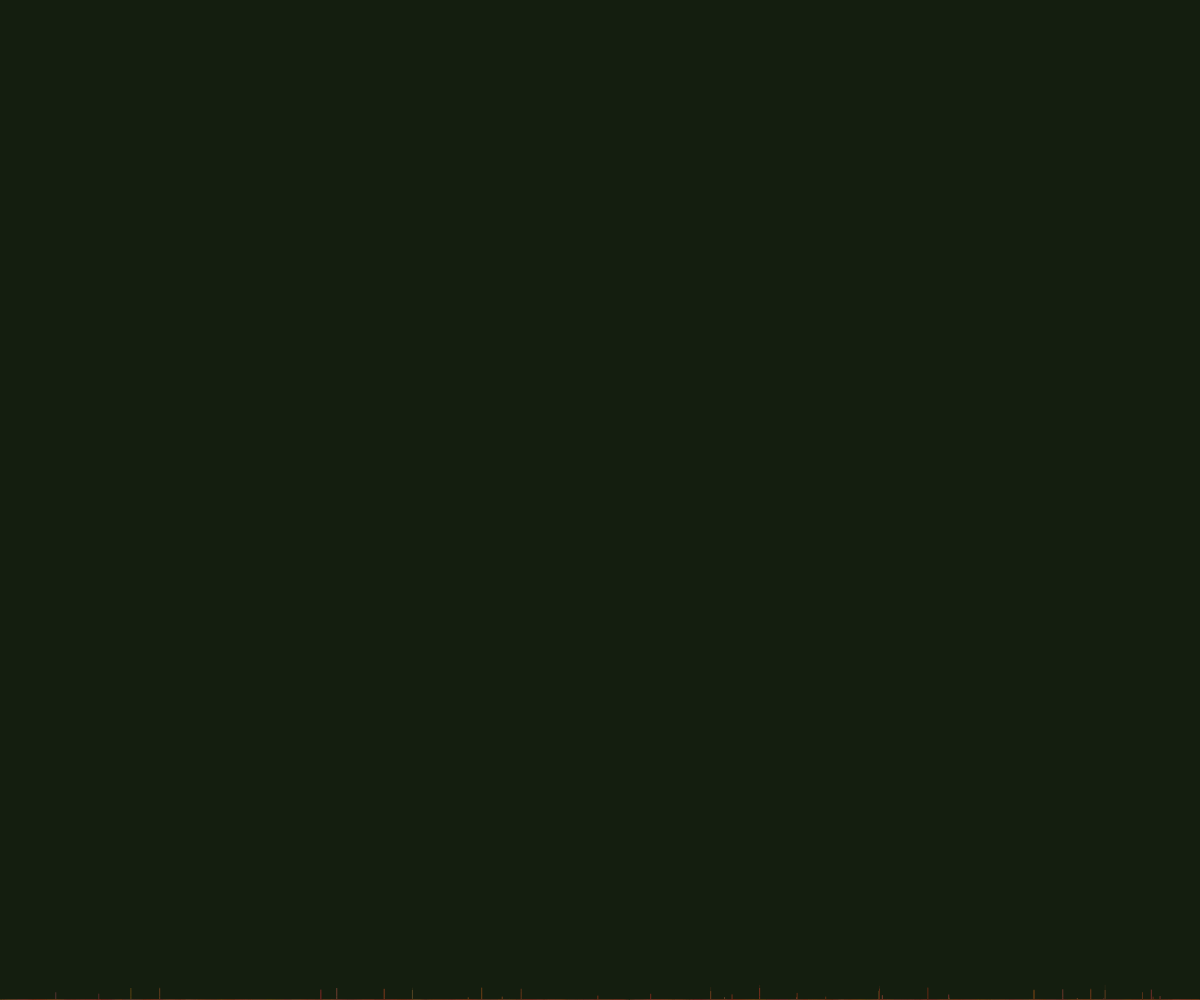
Frame 1 (no input)
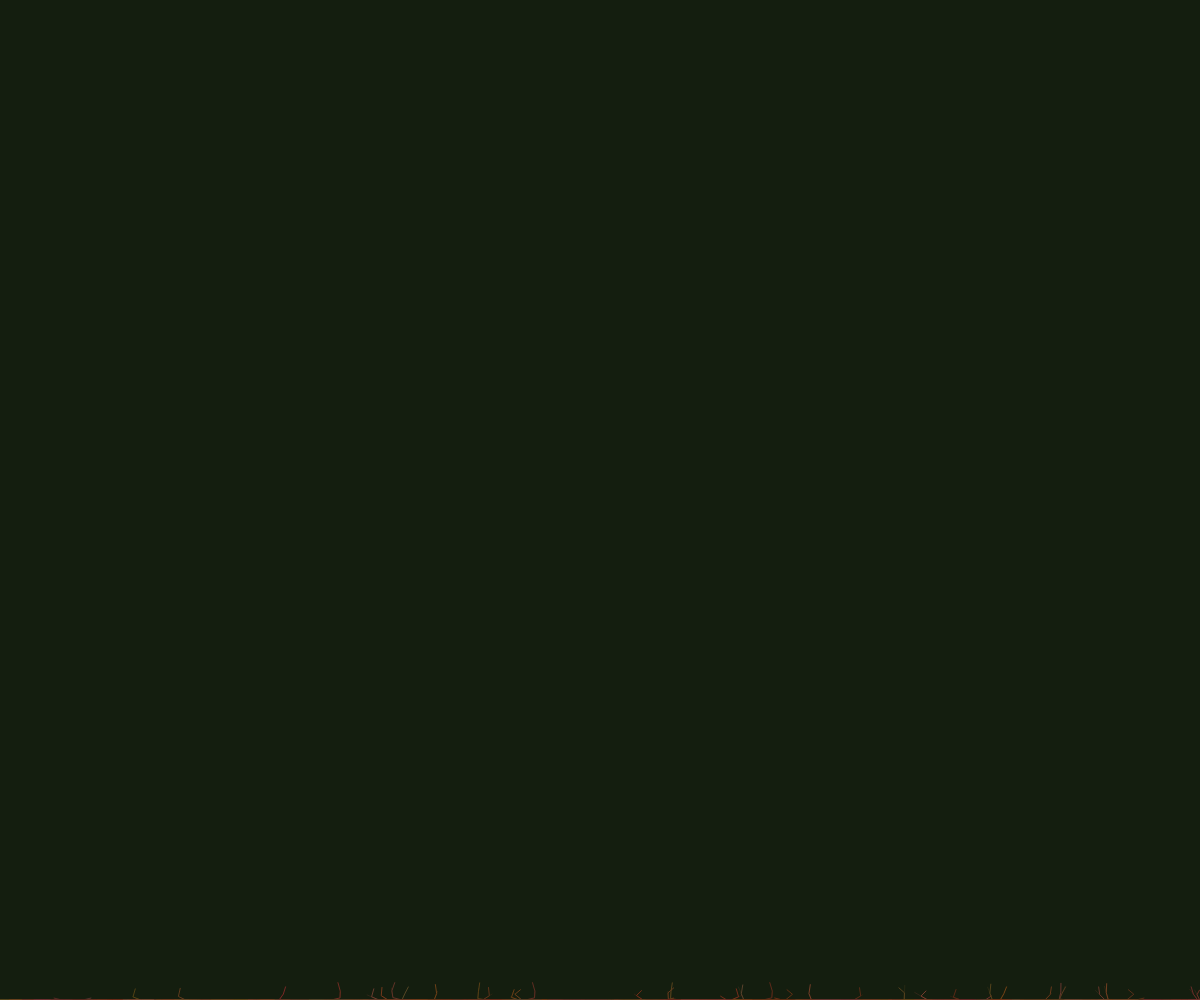
Frame 60 (no input)
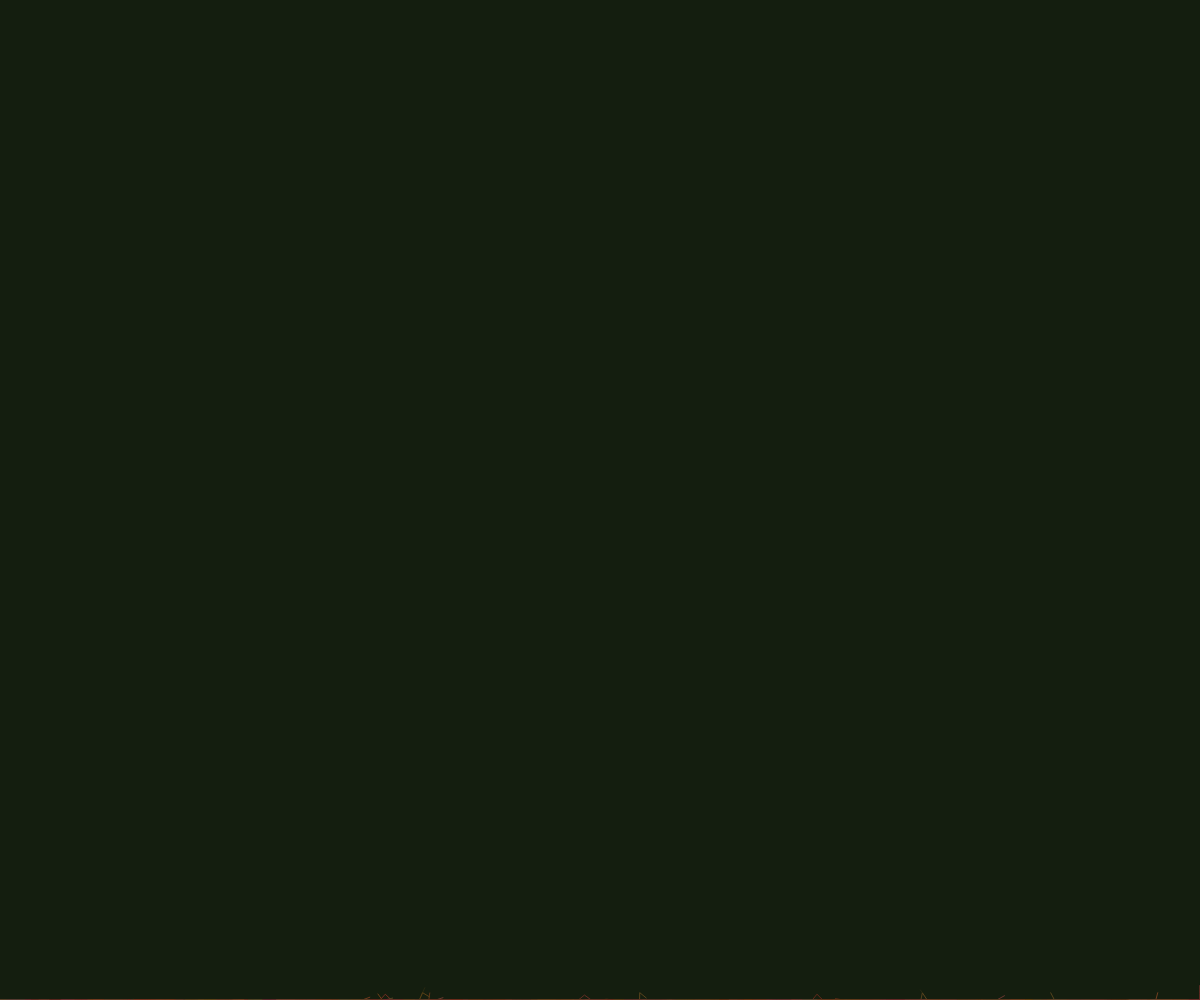
Frame 120 (the mouse pressed at the canvas centre since frame 60)

The p5.js sketch that drew these frames (run headless with seeded random() and noise() and a simulated clock; from frame 60 on, the mouse is pressed at the canvas centre):

// p5.js sketch
// ── sketch.js
// Fungal hyphae network on forest floor
let hyphae = [];
const NUM_HYPHAE = 800;
const MAX_SEGMENTS = 15;
const SEGMENT_LENGTH = 8;
const STIFFNESS = 0.1;
const DAMPING = 0.95;
const GRAVITY = 0.02;
const SUBTERRANEAN_VIBRATION = 0.005;

function setup() {
  createCanvas(windowWidth, windowHeight);
  
  // Create hyphae network
  for (let i = 0; i < NUM_HYPHAE; i++) {
    hyphae.push({
      segments: [],
      baseX: random(width),
      baseY: height + random(100, 300),
      color: color(random(80, 120), random(40, 70), random(20, 50)),
      vibrationPhase: random(TWO_PI)
    });
    
    // Initialize segments
    const h = hyphae[i];
    for (let j = 0; j < MAX_SEGMENTS; j++) {
      h.segments.push({
        x: h.baseX,
        y: h.baseY - j * SEGMENT_LENGTH,
        vx: 0,
        vy: 0,
        radius: map(j, 0, MAX_SEGMENTS-1, 2, 0.5)
      });
    }
  }
}

function draw() {
  background(20, 30, 15);
  
  // Apply physics to each hyphae
  for (let i = 0; i < hyphae.length; i++) {
    const h = hyphae[i];
    
    // Subterranean vibration effect
    const vibration = sin(frameCount * SUBTERRANEAN_VIBRATION + h.vibrationPhase) * 0.5;
    
    // Apply gravity and vibration to base segment
    h.segments[0].vy += GRAVITY;
    h.segments[0].vx += vibration * 0.3;
    
    // Update each segment
    for (let j = 0; j < h.segments.length; j++) {
      const s = h.segments[j];
      
      // Apply damping
      s.vx *= DAMPING;
      s.vy *= DAMPING;
      
      // Apply gravity and vibration
      s.vy += GRAVITY;
      s.vx += vibration * 0.1;
      
      // Update position
      s.x += s.vx;
      s.y += s.vy;
      
      // Boundary constraints
      if (s.y > height) {
        s.y = height;
        s.vy *= -0.3;
      }
      
      if (s.x < 0) {
        s.x = 0;
        s.vx *= -0.5;
      } else if (s.x > width) {
        s.x = width;
        s.vx *= -0.5;
      }
    }
    
    // Apply spring forces between segments
    for (let j = 0; j < h.segments.length - 1; j++) {
      const a = h.segments[j];
      const b = h.segments[j + 1];
      
      const dx = b.x - a.x;
      const dy = b.y - a.y;
      const distance = sqrt(dx * dx + dy * dy);
      
      if (distance > 0) {
        const diff = (SEGMENT_LENGTH - distance) / distance;
        const offsetX = dx * diff * STIFFNESS;
        const offsetY = dy * diff * STIFFNESS;
        
        a.vx -= offsetX * 0.5;
        a.vy -= offsetY * 0.5;
        b.vx += offsetX * 0.5;
        b.vy += offsetY * 0.5;
      }
    }
  }
  
  // Draw hyphae
  noFill();
  for (let i = 0; i < hyphae.length; i++) {
    const h = hyphae[i];
    
    stroke(h.color);
    strokeWeight(1);
    
    beginShape();
    for (let j = 0; j < h.segments.length; j++) {
      const s = h.segments[j];
      vertex(s.x, s.y);
    }
    endShape();
    
    // Draw root-like tendrils
    stroke(red(h.color), green(h.color), blue(h.color), 150);
    strokeWeight(0.5);
    
    for (let j = 0; j < h.segments.length; j += 3) {
      const s = h.segments[j];
      const next = h.segments[j + 1] || s;
      
      // Draw tendrils from segments
      const angle = atan2(next.y - s.y, next.x - s.x);
      const length = random(5, 15);
      
      line(s.x, s.y, s.x + cos(angle) * length, s.y + sin(angle) * length);
    }
  }
  
  // Add subtle glow effect
  blendMode(ADD);
  noStroke();
  fill(0, 0, 0, 5);
  rect(0, 0, width, height);
  blendMode(BLEND);
}

function windowResized() {
  resizeCanvas(windowWidth, windowHeight);
}
